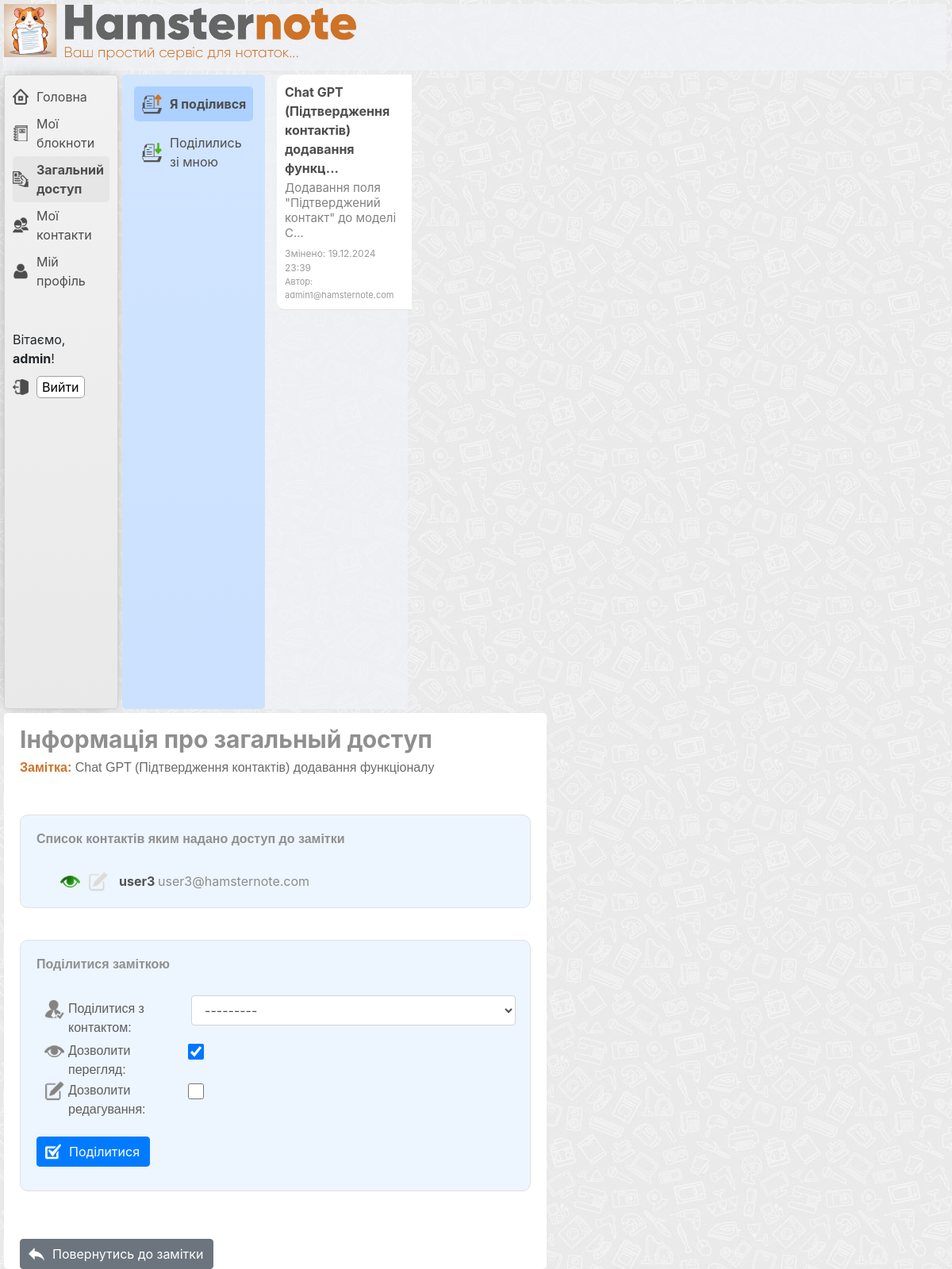
/shared_note_from_me_settings_change/1/ (signed in), run on the app's committed database.
### users/models.py (models this page shows, shortened)
class CustomUser(AbstractUser):
    email = models.EmailField(unique=True)

### note/models.py (models this page shows, shortened)
class TimestampMixin(models.Model):
    created_at = models.DateTimeField(auto_now_add=True)
    updated_at = models.DateTimeField(auto_now=True)
    class Meta:
        abstract = True

class Note(TimestampMixin):
    title = models.CharField(max_length=100)
    content = CKEditor5Field('Content', config_name='extends')
    notebook = models.ForeignKey(
        Notebook, on_delete=models.CASCADE, related_name='notes')
    author = models.ForeignKey(
        CustomUser, on_delete=models.CASCADE, related_name='created_notes')
    permission = models.CharField(
        max_length=4, choices=NotePermission.choices, default=NotePermission.EDITABLE)
    favorite = models.BooleanField(default=False)

### sharing_notes/models.py (models this page shows, shortened)
class TimestampMixin(models.Model):
    created_at = models.DateTimeField(auto_now_add=True)
    updated_at = models.DateTimeField(auto_now=True)
    class Meta:
        abstract = True

class SharingNote(TimestampMixin):
    owner = models.ForeignKey(CustomUser, on_delete=models.CASCADE)
    note = models.ForeignKey(Note, on_delete=models.CASCADE)
    shared_with = models.ForeignKey(Contact, on_delete=models.CASCADE)
    can_view = models.BooleanField(default=True)
    can_edit = models.BooleanField(default=False)

### user_contacts/models.py (models this page shows)
class Contact(models.Model):
    user = models.ForeignKey(
        CustomUser, on_delete=models.CASCADE, related_name='contacts')
    contact_user = models.ForeignKey(
        CustomUser, on_delete=models.CASCADE, related_name='contact_of')
    added_at = models.DateTimeField(auto_now_add=True)
    class Meta:
        unique_together = ['user', 'contact_user']
    def __str__(self):
        return f"{self.contact_user.username}"

### sharing_notes/views.py (the view, shortened to what this page needs)
# urls.py: path('shared_note_from_me_settings_change/<int:shared_note_id>/', views.shared_note_from_me_settings_change, name='shared_note_from_me_settings_change'),
@login_required
def shared_note_from_me_settings_change(request, shared_note_id):
    current_user = request.user
    shared_notes = SharingNote.objects.filter(owner=current_user).order_by('-created_at')
    user_notebooks = Notebook.objects.filter(created_by=current_user)
    note = get_object_or_404(Note, pk=shared_note_id)
    notebook_id = note.notebook.id
    notebook = get_object_or_404(Notebook, pk=notebook_id)
    notes = Note.objects.filter(notebook=notebook).order_by('-updated_at')
    form = SharingNoteForm(request.POST or None, user=current_user)
    note_shared_with_users = SharingNote.objects.filter(
        note=note, owner=request.user)
    context = {
        'category': 'shared',
        'subcategory': 'shared_from_me',
        'shared_notes': shared_notes,
        'notebook': notebook,
        'notebook_id': notebook_id,
        'notes': notes,
        'note': note,
        'note_id': shared_note_id,
        'form': form,
        'note_shared_with_users': note_shared_with_users,
    }
    return render(request, 'sharing_notes/shared_note_from_me_settings_change.html', context)

### sharing_notes/forms.py
class SharingNoteForm(forms.ModelForm):
    def __init__(self, *args, user=None, **kwargs):
        super().__init__(*args, **kwargs)
        if user is not None:
            self.fields['shared_with'].queryset = Contact.objects.filter(user=user)
    class Meta:
        model = SharingNote
        fields = ['shared_with', 'can_view', 'can_edit']
        widgets = {
            'shared_with': forms.Select(attrs={'class': 'form-control'}),
            'can_view': forms.CheckboxInput(attrs={'class': 'form-check-input'}),
            'can_edit': forms.CheckboxInput(attrs={'class': 'form-check-input'}),
        }
        labels = {
            'shared_with': 'Поділитися з контактом',
            'can_view': 'Дозволити перегляд',
            'can_edit': 'Дозволити редагування',
        }

### sharing_notes/templates/sharing_notes/shared_note_from_me_settings_change.html (shortened to what this page needs)
{% extends "main/base_template.html" %}
{% load static %}
{% block listbar %}
    <div class="wrapper-listbar">
         <ul class="share-listbar-ul">
            <li class="share-listbar-listbar-li   shared-from-user  {% if subcategory == 'shared_from_me'%}share-listbar-listbar-li-select{% endif %}">
                <a href="{% url 'shared_note_from_me' %}">Я поділився</a>
            </li>
             <li class="share-listbar-listbar-li   shared-for-user  {% if subcategory == 'shared_for_me'%}share-listbar-listbar-li-select{% endif %}">
                 <a href="{% url 'shared_note_for_me' %}">Поділились зі мною</a>
            </li>
        </ul>
    </div>
{% endblock %}
{% block detail_listbar %}
    <div class="wrapper-detail-listbar">
        <ul class="detail-listbar-ul">
            {% for note_selected in notes %}
                {% if note_selected.pk == note.pk %}
                    <li class="detail-listbar-li  note-li-select">
                        {% if note_selected.title|length > 50 %}
                            <a class="detail-listbar-a" href="{% url 'shared_note_from_me_detail' note_selected.pk %}">
                                {{ note_selected.title|striptags|slice:":50" }}...
                            </a>
                        {% else %}
                            <a class="detail-listbar-a" href="{% url 'shared_note_from_me_detail' note_selected.pk %}">
                                {{ note_selected.title }}
                            </a>
                        {% endif %}
                        <span class="note-short-description">{{ note_selected.content|striptags|slice:":50" }}...</span>
                        <span class="detail-listbar-update">Змінено: {{ note_selected.updated_at|date:"d.m.Y H:i" }}</span>
                        <span class="detail-listbar-author">Автор: {{ note_selected.author.email }}</span>
                    </li>
                {% endif %}
            {% endfor %}
        </ul>
    </div>
{% endblock %}
{% block contentbar %}
    <div class="wrapper-contentbar">
        <div class="title-shared-info-page">
            <h1>Інформація про загальный доступ</h1>
            <h6><span class="bold-h6">Замітка: </span>{{ note.title }}</h6>
        </div>
    <div class="shared-wrapper" id="shared-wrapper">
        <div class="shared-with-users-list">
            <h4>Список контактів яким надано доступ до замітки</h4>
            {% if note_shared_with_users.count < 1  %}
                <div class="info-block-shared-with">
                    <p>Замітка поки що не доступна жодному контакту.</p>
                </div>
            {% else %}
                <ul>
                    {% for note_shared in note_shared_with_users %}
                        <li>
                            {% if note_shared.can_view == True %}
                                <a href="#" onclick="loadPage(event, '{% url 'change_access_view_rights' note_shared_id=note_shared.id %}')" class="view-true">
                                    <img src="{% static 'main/img/view-true.png' %}" alt="" title="Перегляд дозволено">
                                </a>
                            {% else %}
                                <a href="#" onclick="loadPage(event, '{% url 'change_access_view_rights' note_shared_id=note_shared.id %}')" class="view-true">
                                    <img src="{% static 'main/img/view-false.png' %}" alt="" title="Перегляд заборонено">
                                </a>
                            {% endif %}
                            {% if note_shared.can_edit == True %}
                                <a href="#" onclick="loadPage(event, '{% url 'change_access_edit_rights' note_shared_id=note_shared.id %}')" class="edit-true">
                                    <img src="{% static 'main/img/edit-true.png' %}" alt="" title="Редагування дозволено">
                                </a>
                            {% else %}
                                <a href="#" onclick="loadPage(event, '{% url 'change_access_edit_rights' note_shared_id=note_shared.id %}')" class="edit-true">
                                    <img src="{% static 'main/img/edit-false.png' %}" alt="" title="Редагування заборонено">
                                </a>
                            {% endif %}
                            <a href="{% url 'contact_detail' note_shared.shared_with.pk %}" class="shared-list-username">
                                {% if note_shared.shared_with.contact_user.username|length > 40 %}
                                    {{ note_shared.shared_with.contact_user.username|striptags|slice:":40" }}...
                                {% else %}
                                    {{ note_shared.shared_with.contact_user.username }}
                                {% endif %}
                            </a>
                            <span class="shared-list-email">{{ note_shared.shared_with.contact_user.email }}</span>
                        </li>
                    {% endfor %}
                </ul>
            {% endif %}
        </div>
        <div class="share-note-form">
            <h4>Поділитися заміткою</h4>
             <div class="form-share-block">
                 <form method="post">
                    {{ form.as_p }}
                    <button type="submit" class="btn btn-primary   btn-icon-ok">Поділитися</button>
                </form>
             </div>
        </div>
        <div>
            <a class="button-back  btn btn-secondary   btn-icon-go-back" href="{% url 'shared_note_from_me_detail' note.pk %}">Повернутись до замітки</a>
        </div>
    </div>
{% endblock %}

### main/templates/main/base_template.html (shortened to what this page needs)
{% load static %}
<!doctype html>
<html lang="en">
<head>
    {% with version='262' %}<link rel="stylesheet" href="{% static 'main/css/main.css' %}?ver={{ version }}">{% endwith %}
    {% with version='262' %}<link rel="stylesheet" href="{% static 'main/css/user_contacts.css' %}?ver={{ version }}">{% endwith %}
    {% with version='262' %}<link rel="stylesheet" href="{% static 'main/css/sharing_notes.css' %}?ver={{ version }}">{% endwith %}
    <link rel="stylesheet" href="https://cdn.jsdelivr.net/npm/bootstrap@4.6.2/dist/css/bootstrap.min.css">
    <link rel="stylesheet" href="https://cdnjs.cloudflare.com/ajax/libs/highlight.js/11.5.1/styles/default.min.css">
    <link rel="stylesheet" href="{% static 'django_ckeditor_5/dist/styles.css' %}">
</head>
<body>
    <div class="main-container  clearfix">
        <div class="top-bar">
        </div>
        <div class="navigation-menu">
            <div class="navi-wrapper">
                <ul class="navi-block">
                    <li class="nav-home"><a href="{% url 'homepage' %}">Головна</a></li>
                    <li class="nav-notebook {% if category == 'notebooks'%}select-menu-category{% endif %}"><a href="{% url 'notebook_list' %}">Мої блокноти</a></li>
                    <li class="nav-shared {% if category == 'shared'%}select-menu-category{% endif %}"><a href="{% url 'shared_note_list' %}">Загальний доступ</a></li>
                    <li class="nav-contacts {% if category == 'contacts'%}select-menu-category{% endif %}"><a href="{% url 'contacts_list' %}">Мої контакти</a></li>
                    <li class="nav-profile {% if category == 'profile'%}select-menu-category{% endif %}"><a href="{% url 'edit_profile' %}">Мій профіль</a></li>
                </ul>
            </div>
            <div class="user-wrapper">
                <ul class="user-block">
                    {% if user.is_authenticated %}
                         <span class="user-hello-text">Вітаємо, <b>{{ user.get_username }}</b>!</span>
                         <li class="nav-logout">
                            <form method="post" action="{% url 'logout' %}">
                                <button class="logout-button" type="submit">Вийти</button>
                            </form>
                         </li>
                   {% else %}
                         <li><a href="{% url 'login'%}?next={{request.path}}">Login</a></li>
                   {% endif %}
                </ul>
            </div>
        </div>
        {% block listbar %}{% endblock %}
        {% block detail_listbar %}{% endblock %}
        {% block contentbar %}{% endblock %}
    </div>
</body>
</html>

### main/static/main/css/sharing_notes.css (style rules this page uses)
.share-listbar-ul { margin: 0; padding: 0; }
.share-listbar-listbar-li { padding-top: 10px; padding-bottom: 10px; padding-left: 45px; margin-bottom: 5px; margin-right: 10px; margin-left: 10px; border-radius: 0px 10px 10px 0px; position: relative; }
.share-listbar-listbar-li a { color: #4d4d4d; font-size: 16px; }
.share-listbar-listbar-li.shared-from-user { background-image: url(/static/main/img/share-from-user.png); background-size: 25px; background-repeat: no-repeat; background-position-x: 10px; background-position-y: center; }
.share-listbar-listbar-li.shared-for-user { background-size: 25px; background-image: url(/static/main/img/share-for-user.png); background-repeat: no-repeat; background-position-x: 10px; background-position-y: center; }
.share-listbar-listbar-li-select { background-color: #acd0ff; border-radius: 5px; font-weight: bold; }

### data on the page
CustomUser: get_username "admin"
Note: title "Chat GPT (Підтвердження контактів) додавання функц", content "Додавання поля \"Підтверджений контакт\" до моделі C", updated_at "19.12.2024 23:39", author.email "admin1@hamsternote.com", title "Chat GPT (Підтвердження контактів) додавання функціоналу"
SharingNote: can_view True (drawn), can_edit False (drawn), shared_with.contact_user.username "user3", shared_with.contact_user.email "user3@hamsternote.com"
